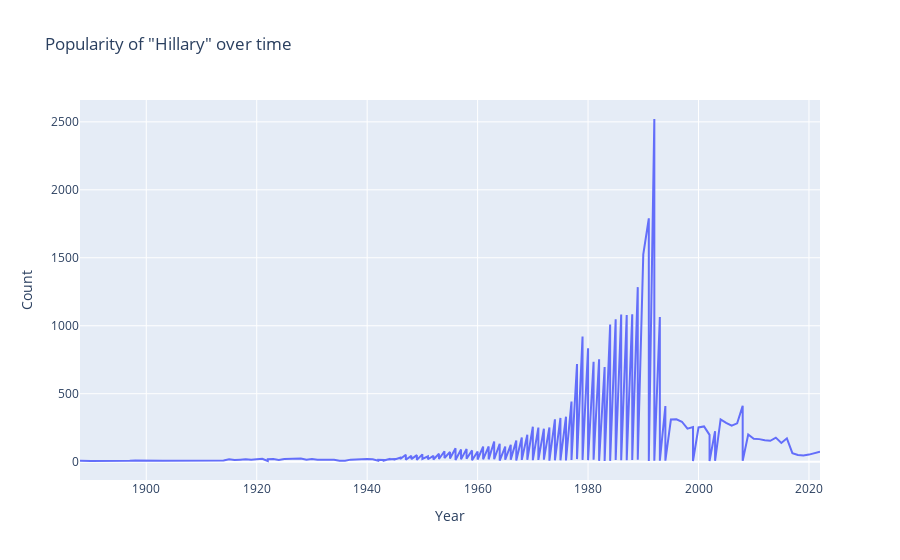

Notebook source saved alongside this figure:
### Markdown cell above
## Task 4

Plot the popularity of the name Hillary over time.

### Code cell
import plotly.express as px
px.line(babynames.query("Name == 'Hillary'"), x = "Year", y = "Count", title = 'Popularity of "Hillary" over time')

### Figure 1 — Plotly figure (JSON) as saved in the notebook; plotly's stock layout.template omitted (floating-point values rounded to 4 significant figures; data arrays with more than 128 entries replaced by an {"elided": "..."} marker saying what was removed)
{"data": [{"hovertemplate": "Year=%{x}<br>Count=%{y}<extra></extra>", "legendgroup": "", "line": {"color": "#636efa", "dash": "solid"}, "marker": {"symbol": "circle"}, "mode": "lines", "name": "", "orientation": "v", "showlegend": false, "type": "scatter", "x": {"elided": "179 int values"}, "xaxis": "x", "y": {"elided": "179 int values"}, "yaxis": "y"}], "layout": {"legend": {"tracegroupgap": 0}, "title": {"text": "Popularity of \"Hillary\" over time"}, "xaxis": {"anchor": "y", "domain": [0, 1], "title": {"text": "Year"}}, "yaxis": {"anchor": "x", "domain": [0, 1], "title": {"text": "Count"}}}}
